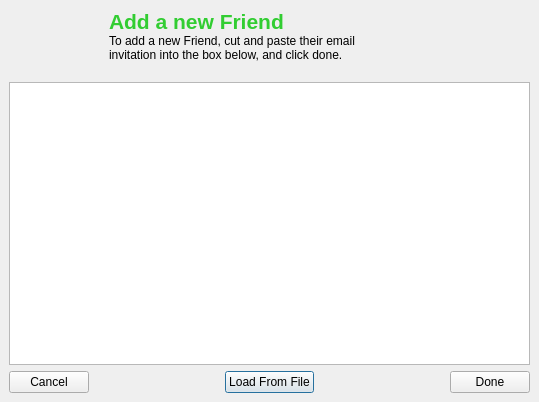
<ui version="4.0" >
 <class>AddFriendDialog</class>
 <widget class="QDialog" name="AddFriendDialog" >
  <property name="geometry" >
   <rect>
    <x>0</x>
    <y>0</y>
    <width>539</width>
    <height>402</height>
   </rect>
  </property>
  <property name="windowTitle" >
   <string>Add a Friend</string>
  </property>
  <layout class="QGridLayout" >
   <property name="leftMargin" >
    <number>9</number>
   </property>
   <property name="topMargin" >
    <number>9</number>
   </property>
   <property name="rightMargin" >
    <number>9</number>
   </property>
   <property name="bottomMargin" >
    <number>9</number>
   </property>
   <property name="horizontalSpacing" >
    <number>6</number>
   </property>
   <property name="verticalSpacing" >
    <number>6</number>
   </property>
   <item row="1" column="0" colspan="5" >
    <widget class="QTextEdit" name="emailText" >
     <property name="readOnly" >
      <bool>false</bool>
     </property>
     <property name="html" >
      <string>&lt;html>&lt;head>&lt;meta name="qrichtext" content="1" />&lt;style type="text/css">
p, li { white-space: pre-wrap; }
&lt;/style>&lt;/head>&lt;body style=" font-family:'Sans Serif'; font-size:9pt; font-weight:400; font-style:normal;">
&lt;p style="-qt-paragraph-type:empty; margin-top:0px; margin-bottom:0px; margin-left:0px; margin-right:0px; -qt-block-indent:0; text-indent:0px;">&lt;/p>&lt;/body>&lt;/html></string>
     </property>
     <property name="acceptRichText" >
      <bool>true</bool>
     </property>
    </widget>
   </item>
   <item row="2" column="2" >
    <widget class="QPushButton" name="fileButton" >
     <property name="minimumSize" >
      <size>
       <width>77</width>
       <height>0</height>
      </size>
     </property>
     <property name="text" >
      <string>Load From File</string>
     </property>
    </widget>
   </item>
   <item row="2" column="0" >
    <widget class="QPushButton" name="afcancelButton" >
     <property name="minimumSize" >
      <size>
       <width>77</width>
       <height>0</height>
      </size>
     </property>
     <property name="text" >
      <string>Cancel</string>
     </property>
    </widget>
   </item>
   <item row="2" column="4" >
    <widget class="QPushButton" name="doneButton" >
     <property name="minimumSize" >
      <size>
       <width>77</width>
       <height>0</height>
      </size>
     </property>
     <property name="text" >
      <string>Done</string>
     </property>
    </widget>
   </item>
   <item row="2" column="1" >
    <spacer>
     <property name="orientation" >
      <enum>Qt::Horizontal</enum>
     </property>
     <property name="sizeHint" >
      <size>
       <width>40</width>
       <height>20</height>
      </size>
     </property>
    </spacer>
   </item>
   <item row="2" column="3" >
    <spacer>
     <property name="orientation" >
      <enum>Qt::Horizontal</enum>
     </property>
     <property name="sizeHint" >
      <size>
       <width>40</width>
       <height>20</height>
      </size>
     </property>
    </spacer>
   </item>
   <item row="0" column="0" colspan="5" >
    <widget class="QLabel" name="addfriendLabel" >
     <property name="maximumSize" >
      <size>
       <width>16777215</width>
       <height>73</height>
      </size>
     </property>
     <property name="palette" >
      <palette>
       <active>
        <colorrole role="WindowText" >
         <brush brushstyle="SolidPattern" >
          <color alpha="255" >
           <red>0</red>
           <green>0</green>
           <blue>0</blue>
          </color>
         </brush>
        </colorrole>
        <colorrole role="Button" >
         <brush brushstyle="SolidPattern" >
          <color alpha="255" >
           <red>244</red>
           <green>244</green>
           <blue>244</blue>
          </color>
         </brush>
        </colorrole>
        <colorrole role="Light" >
         <brush brushstyle="SolidPattern" >
          <color alpha="255" >
           <red>244</red>
           <green>244</green>
           <blue>244</blue>
          </color>
         </brush>
        </colorrole>
        <colorrole role="Midlight" >
         <brush brushstyle="SolidPattern" >
          <color alpha="255" >
           <red>241</red>
           <green>239</green>
           <blue>226</blue>
          </color>
         </brush>
        </colorrole>
        <colorrole role="Dark" >
         <brush brushstyle="SolidPattern" >
          <color alpha="255" >
           <red>140</red>
           <green>140</green>
           <blue>140</blue>
          </color>
         </brush>
        </colorrole>
        <colorrole role="Mid" >
         <brush brushstyle="SolidPattern" >
          <color alpha="255" >
           <red>163</red>
           <green>163</green>
           <blue>163</blue>
          </color>
         </brush>
        </colorrole>
        <colorrole role="Text" >
         <brush brushstyle="SolidPattern" >
          <color alpha="255" >
           <red>0</red>
           <green>0</green>
           <blue>0</blue>
          </color>
         </brush>
        </colorrole>
        <colorrole role="BrightText" >
         <brush brushstyle="SolidPattern" >
          <color alpha="255" >
           <red>244</red>
           <green>244</green>
           <blue>244</blue>
          </color>
         </brush>
        </colorrole>
        <colorrole role="ButtonText" >
         <brush brushstyle="SolidPattern" >
          <color alpha="255" >
           <red>0</red>
           <green>0</green>
           <blue>0</blue>
          </color>
         </brush>
        </colorrole>
        <colorrole role="Base" >
         <brush brushstyle="SolidPattern" >
          <color alpha="255" >
           <red>255</red>
           <green>255</green>
           <blue>255</blue>
          </color>
         </brush>
        </colorrole>
        <colorrole role="Window" >
         <brush brushstyle="SolidPattern" >
          <color alpha="255" >
           <red>244</red>
           <green>244</green>
           <blue>244</blue>
          </color>
         </brush>
        </colorrole>
        <colorrole role="Shadow" >
         <brush brushstyle="SolidPattern" >
          <color alpha="255" >
           <red>106</red>
           <green>106</green>
           <blue>106</blue>
          </color>
         </brush>
        </colorrole>
        <colorrole role="Highlight" >
         <brush brushstyle="SolidPattern" >
          <color alpha="255" >
           <red>197</red>
           <green>231</green>
           <blue>246</blue>
          </color>
         </brush>
        </colorrole>
        <colorrole role="HighlightedText" >
         <brush brushstyle="SolidPattern" >
          <color alpha="255" >
           <red>0</red>
           <green>0</green>
           <blue>0</blue>
          </color>
         </brush>
        </colorrole>
        <colorrole role="AlternateBase" >
         <brush brushstyle="SolidPattern" >
          <color alpha="255" >
           <red>232</red>
           <green>232</green>
           <blue>232</blue>
          </color>
         </brush>
        </colorrole>
       </active>
       <inactive>
        <colorrole role="WindowText" >
         <brush brushstyle="SolidPattern" >
          <color alpha="255" >
           <red>0</red>
           <green>0</green>
           <blue>0</blue>
          </color>
         </brush>
        </colorrole>
        <colorrole role="Button" >
         <brush brushstyle="SolidPattern" >
          <color alpha="255" >
           <red>244</red>
           <green>244</green>
           <blue>244</blue>
          </color>
         </brush>
        </colorrole>
        <colorrole role="Light" >
         <brush brushstyle="SolidPattern" >
          <color alpha="255" >
           <red>244</red>
           <green>244</green>
           <blue>244</blue>
          </color>
         </brush>
        </colorrole>
        <colorrole role="Midlight" >
         <brush brushstyle="SolidPattern" >
          <color alpha="255" >
           <red>241</red>
           <green>239</green>
           <blue>226</blue>
          </color>
         </brush>
        </colorrole>
        <colorrole role="Dark" >
         <brush brushstyle="SolidPattern" >
          <color alpha="255" >
           <red>140</red>
           <green>140</green>
           <blue>140</blue>
          </color>
         </brush>
        </colorrole>
        <colorrole role="Mid" >
         <brush brushstyle="SolidPattern" >
          <color alpha="255" >
           <red>163</red>
           <green>163</green>
           <blue>163</blue>
          </color>
         </brush>
        </colorrole>
        <colorrole role="Text" >
         <brush brushstyle="SolidPattern" >
          <color alpha="255" >
           <red>0</red>
           <green>0</green>
           <blue>0</blue>
          </color>
         </brush>
        </colorrole>
        <colorrole role="BrightText" >
         <brush brushstyle="SolidPattern" >
          <color alpha="255" >
           <red>244</red>
           <green>244</green>
           <blue>244</blue>
          </color>
         </brush>
        </colorrole>
        <colorrole role="ButtonText" >
         <brush brushstyle="SolidPattern" >
          <color alpha="255" >
           <red>0</red>
           <green>0</green>
           <blue>0</blue>
          </color>
         </brush>
        </colorrole>
        <colorrole role="Base" >
         <brush brushstyle="SolidPattern" >
          <color alpha="255" >
           <red>255</red>
           <green>255</green>
           <blue>255</blue>
          </color>
         </brush>
        </colorrole>
        <colorrole role="Window" >
         <brush brushstyle="SolidPattern" >
          <color alpha="255" >
           <red>244</red>
           <green>244</green>
           <blue>244</blue>
          </color>
         </brush>
        </colorrole>
        <colorrole role="Shadow" >
         <brush brushstyle="SolidPattern" >
          <color alpha="255" >
           <red>106</red>
           <green>106</green>
           <blue>106</blue>
          </color>
         </brush>
        </colorrole>
        <colorrole role="Highlight" >
         <brush brushstyle="SolidPattern" >
          <color alpha="255" >
           <red>244</red>
           <green>244</green>
           <blue>244</blue>
          </color>
         </brush>
        </colorrole>
        <colorrole role="HighlightedText" >
         <brush brushstyle="SolidPattern" >
          <color alpha="255" >
           <red>0</red>
           <green>0</green>
           <blue>0</blue>
          </color>
         </brush>
        </colorrole>
        <colorrole role="AlternateBase" >
         <brush brushstyle="SolidPattern" >
          <color alpha="255" >
           <red>232</red>
           <green>232</green>
           <blue>232</blue>
          </color>
         </brush>
        </colorrole>
       </inactive>
       <disabled>
        <colorrole role="WindowText" >
         <brush brushstyle="SolidPattern" >
          <color alpha="255" >
           <red>122</red>
           <green>122</green>
           <blue>122</blue>
          </color>
         </brush>
        </colorrole>
        <colorrole role="Button" >
         <brush brushstyle="SolidPattern" >
          <color alpha="255" >
           <red>244</red>
           <green>244</green>
           <blue>244</blue>
          </color>
         </brush>
        </colorrole>
        <colorrole role="Light" >
         <brush brushstyle="SolidPattern" >
          <color alpha="255" >
           <red>244</red>
           <green>244</green>
           <blue>244</blue>
          </color>
         </brush>
        </colorrole>
        <colorrole role="Midlight" >
         <brush brushstyle="SolidPattern" >
          <color alpha="255" >
           <red>244</red>
           <green>244</green>
           <blue>244</blue>
          </color>
         </brush>
        </colorrole>
        <colorrole role="Dark" >
         <brush brushstyle="SolidPattern" >
          <color alpha="255" >
           <red>140</red>
           <green>140</green>
           <blue>140</blue>
          </color>
         </brush>
        </colorrole>
        <colorrole role="Mid" >
         <brush brushstyle="SolidPattern" >
          <color alpha="255" >
           <red>163</red>
           <green>163</green>
           <blue>163</blue>
          </color>
         </brush>
        </colorrole>
        <colorrole role="Text" >
         <brush brushstyle="SolidPattern" >
          <color alpha="255" >
           <red>122</red>
           <green>122</green>
           <blue>122</blue>
          </color>
         </brush>
        </colorrole>
        <colorrole role="BrightText" >
         <brush brushstyle="SolidPattern" >
          <color alpha="255" >
           <red>244</red>
           <green>244</green>
           <blue>244</blue>
          </color>
         </brush>
        </colorrole>
        <colorrole role="ButtonText" >
         <brush brushstyle="SolidPattern" >
          <color alpha="255" >
           <red>122</red>
           <green>122</green>
           <blue>122</blue>
          </color>
         </brush>
        </colorrole>
        <colorrole role="Base" >
         <brush brushstyle="SolidPattern" >
          <color alpha="255" >
           <red>244</red>
           <green>244</green>
           <blue>244</blue>
          </color>
         </brush>
        </colorrole>
        <colorrole role="Window" >
         <brush brushstyle="SolidPattern" >
          <color alpha="255" >
           <red>244</red>
           <green>244</green>
           <blue>244</blue>
          </color>
         </brush>
        </colorrole>
        <colorrole role="Shadow" >
         <brush brushstyle="SolidPattern" >
          <color alpha="255" >
           <red>0</red>
           <green>0</green>
           <blue>0</blue>
          </color>
         </brush>
        </colorrole>
        <colorrole role="Highlight" >
         <brush brushstyle="SolidPattern" >
          <color alpha="255" >
           <red>197</red>
           <green>231</green>
           <blue>246</blue>
          </color>
         </brush>
        </colorrole>
        <colorrole role="HighlightedText" >
         <brush brushstyle="SolidPattern" >
          <color alpha="255" >
           <red>0</red>
           <green>0</green>
           <blue>0</blue>
          </color>
         </brush>
        </colorrole>
        <colorrole role="AlternateBase" >
         <brush brushstyle="SolidPattern" >
          <color alpha="255" >
           <red>232</red>
           <green>232</green>
           <blue>232</blue>
          </color>
         </brush>
        </colorrole>
       </disabled>
      </palette>
     </property>
     <property name="styleSheet" >
      <string>background-image: url(:/images/addfriendlabel.png)</string>
     </property>
     <property name="text" >
      <string>&lt;html>&lt;head>&lt;meta name="qrichtext" content="1" />&lt;style type="text/css">
p, li { white-space: pre-wrap; }
&lt;/style>&lt;/head>&lt;body style=" font-family:'Sans Serif'; font-size:9pt; font-weight:400; font-style:normal;">
&lt;p style=" margin-top:0px; margin-bottom:0px; margin-left:0px; margin-right:0px; -qt-block-indent:0; text-indent:0px;">&lt;span style=" font-size:16pt; font-weight:600; color:#32cd32;">Add a new Friend&lt;/span>&lt;/p>
&lt;p style=" margin-top:0px; margin-bottom:0px; margin-left:0px; margin-right:0px; -qt-block-indent:0; text-indent:0px;">To add a new Friend, cut and paste their email &lt;/p>
&lt;p style=" margin-top:0px; margin-bottom:0px; margin-left:0px; margin-right:0px; -qt-block-indent:0; text-indent:0px;">invitation into the box below, and click done.&lt;/p>
&lt;p style=" margin-top:0px; margin-bottom:0px; margin-left:0px; margin-right:0px; -qt-block-indent:0; text-indent:0px;">      &lt;/p>&lt;/body>&lt;/html></string>
     </property>
     <property name="alignment" >
      <set>Qt::AlignLeading|Qt::AlignLeft|Qt::AlignVCenter</set>
     </property>
     <property name="indent" >
      <number>100</number>
     </property>
    </widget>
   </item>
  </layout>
 </widget>
 <tabstops>
  <tabstop>fileButton</tabstop>
  <tabstop>doneButton</tabstop>
  <tabstop>afcancelButton</tabstop>
  <tabstop>emailText</tabstop>
 </tabstops>
 <resources/>
 <connections/>
</ui>
